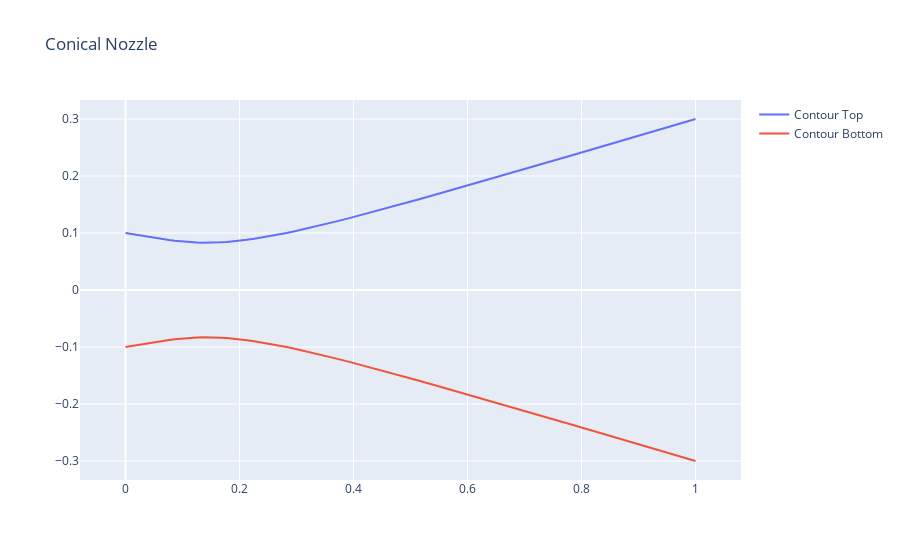

The code cell stored with this chart in its notebook:
### Code cell
from paraflow import SymmetricPassage
import numpy as np

passage = SymmetricPassage(
    inlet_radius=0.1,
    area_ratio=3.0,
    axial_length=1,
    contour_props=[0.2],
    contour_angles=np.radians([-10.0]).tolist()
)
passage.visualize("Conical Nozzle")
